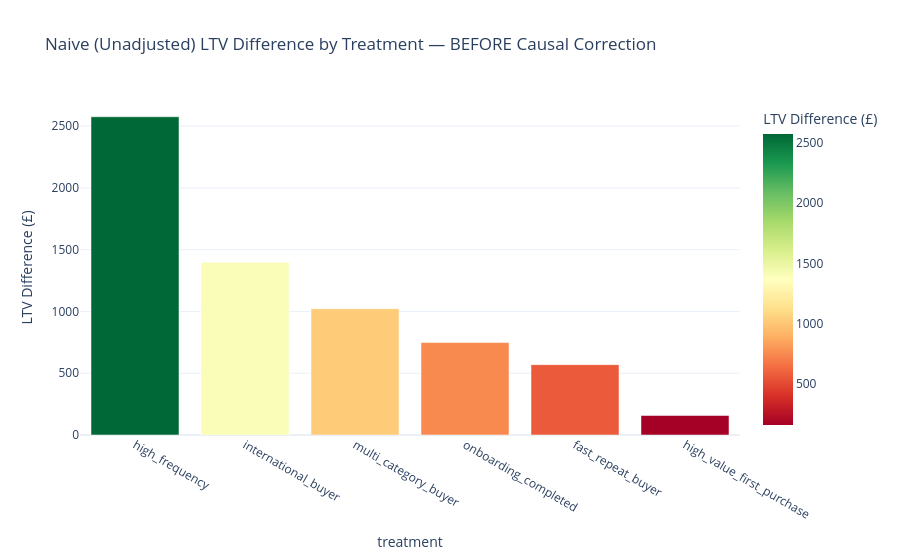

This figure's notebook cell:
### Markdown cell above
## 3. Exploratory Correlation Analysis (Pre-Causal Baseline)

### Code cell
# Naive (non-causal) correlation of each treatment with LTV
# This is what we'd get WITHOUT causal adjustment — potentially confounded
correlations = []
for t in treatments:
    col = f't_{t}'
    treated   = df_causal[df_causal[col] == 1]['log_ltv']
    untreated = df_causal[df_causal[col] == 0]['log_ltv']
    naive_diff = float(np.expm1(treated.mean()) - np.expm1(untreated.mean()))
    correlations.append({
        'treatment':       t,
        'naive_diff_ltv':  naive_diff,
        'n_treated':       len(treated),
        'n_untreated':     len(untreated),
        'mean_ltv_treated':  float(np.expm1(treated.mean())),
        'mean_ltv_control':  float(np.expm1(untreated.mean())),
    })

corr_df = pd.DataFrame(correlations).sort_values('naive_diff_ltv', ascending=False)
display(corr_df)

fig = px.bar(
    corr_df, x='treatment', y='naive_diff_ltv',
    title='Naive (Unadjusted) LTV Difference by Treatment — BEFORE Causal Correction',
    color='naive_diff_ltv', color_continuous_scale='RdYlGn',
    labels={'naive_diff_ltv': 'LTV Difference (£)'},
)
fig.show()

### Figure 1 — Plotly figure (JSON) as saved in the notebook; plotly's stock layout.template omitted (floating-point values rounded to 4 significant figures)
{"data": [{"hovertemplate": "treatment=%{x}<br>LTV Difference (£)=%{marker.color}<extra></extra>", "legendgroup": "", "marker": {"color": [2576.0, 1398.0, 1022.0, 748.4, 569.5, 158.0], "coloraxis": "coloraxis", "pattern": {"shape": ""}}, "name": "", "orientation": "v", "showlegend": false, "textposition": "auto", "type": "bar", "x": ["high_frequency", "international_buyer", "multi_category_buyer", "onboarding_completed", "fast_repeat_buyer", "high_value_first_purchase"], "xaxis": "x", "y": [2576.0, 1398.0, 1022.0, 748.4, 569.5, 158.0], "yaxis": "y"}], "layout": {"barmode": "relative", "coloraxis": {"colorbar": {"title": {"text": "LTV Difference (£)"}}, "colorscale": [[0, "rgb(165,0,38)"], [0.1, "rgb(215,48,39)"], [0.2, "rgb(244,109,67)"], [0.3, "rgb(253,174,97)"], [0.4, "rgb(254,224,139)"], [0.5, "rgb(255,255,191)"], [0.6, "rgb(217,239,139)"], [0.7, "rgb(166,217,106)"], [0.8, "rgb(102,189,99)"], [0.9, "rgb(26,152,80)"], [1, "rgb(0,104,55)"]]}, "legend": {"tracegroupgap": 0}, "title": {"text": "Naive (Unadjusted) LTV Difference by Treatment — BEFORE Causal Correction"}, "xaxis": {"anchor": "y", "domain": [0, 1], "title": {"text": "treatment"}}, "yaxis": {"anchor": "x", "domain": [0, 1], "title": {"text": "LTV Difference (£)"}}}}
